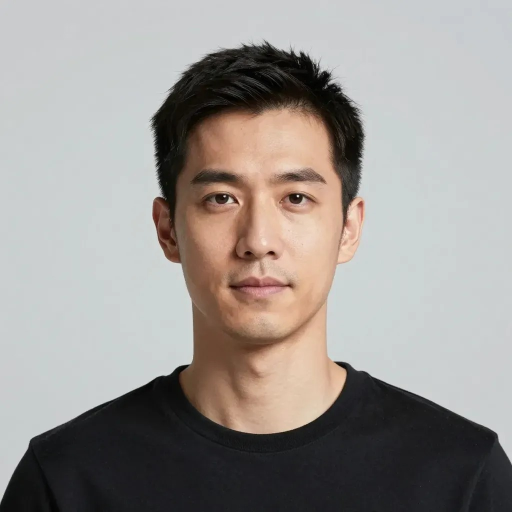
#> input picture fixtures/h3/fictional_man.jpg, 1024 x 1024 px (shown at 1/2 size)
$ python -i picker.py   (imports and definitions only)   (older library calls are emulated)
#> lines starting #> are read from the running program, lines starting #| are printed output that depends on the picture
### texture_transfer.py
"""Texture transfer: copy the reference photo's fine skin detail (stubble, pores) onto the swapped face.

Why: the video model's encoder drops high-frequency detail, so the generated face is smoother than the
reference. This step takes the reference's HIGH-FREQUENCY layer (the photo minus its blurred copy, so no
lighting or colour comes along), attaches it to the tracked face box and adds it to the luminance only.
Because it is anchored to the face box (not the screen), it moves with the head. Stubble and pores are
random patterns, so exact feature alignment is not needed, only the right density in the right area.

v2 (found in the live test): copying the reference's high-pass layer pixel for pixel also copied its eyes, brows,
nose lines and mouth, which showed up as a mask on the swapped face. So the layer is now NEW grain, made from the
reference's clean-skin statistics only (same pore size and strength, no features, no layout), and apply_texture
keeps it off the swapped face's own eyes, glasses, brows, lips and hard edges.

CPU only, OpenCV only (Haar cascades ship inside opencv), no new model weights, so no licence issue.
Limits: box tracking, not a 3D face fit; strong head turns and profile views get a weaker effect.
"""
import cv2
import numpy as np

import swapkit as sk

PAD = (0.10, 0.10, 1.20, 1.30)  # box expanded: x-0.10w, y-0.10h, width*1.2, height*1.3 (adds chin/jaw stubble)


def pad_box(box, pad=PAD):
    x, y, w, h = box
    return (x - pad[0] * w, y - pad[1] * h, w * pad[2], h * pad[3])


def skin_prob(bgr):
    """Soft skin mask 0..1 from chroma (works on stubble too, it stays skin-coloured)."""
    ycc = cv2.cvtColor(bgr, cv2.COLOR_BGR2YCrCb)
    cr, cb = ycc[..., 1].astype(np.float32), ycc[..., 2].astype(np.float32)
    m = ((cr > 128) & (cr < 182) & (cb > 72) & (cb < 132)).astype(np.float32)
    m = cv2.GaussianBlur(m, (0, 0), 2.0)
    return np.clip(m, 0, 1)


# [31 lines left out: functions _radial_profile, _clean_skin_mask, not called in this run]


SD_MIN = 1.6   # grey levels: a retouched / smooth reference would otherwise give grain too faint to see at any slider value
SD_MAX = 4.0   # a very rough reference (stubble, heavy freckles) is not allowed to turn the whole face gritty


NO_SKIN = ("Not enough plain skin in the reference photo (glasses, hair, beard, shadows or heavy make-up "
           "cover it, or the photo is too small). Use a sharper, evenly lit photo, or add a skin close-up.")
MAX_SEARCH_SIDE = 2400   # the whole-photo search never works on a picture larger than this (memory and time)


# [132 lines left out: functions _skin_grain, make_detail_layer, protect_mask, apply_texture, not called in this run]


# ---------------- face tracking (OpenCV Haar, frontal first then profile, mirrored for the other side) ----------------
_CASC = {}


def _cascade(name):
    if name not in _CASC:
        c = cv2.CascadeClassifier(cv2.data.haarcascades + name)
        if c.empty():
            raise RuntimeError(f"OpenCV cascade missing: {name}")
        _CASC[name] = c
    return _CASC[name]


MIN_SKIN = 0.35


def box_is_skin(frame_bgr, box, min_skin=MIN_SKIN):
    """True when the middle of the box is mostly skin coloured (rejects windows, hair, cloth)."""
    x, y, w, h = [int(v) for v in box]
    H, W = frame_bgr.shape[:2]
    x0, y0 = max(0, x + w // 4), max(0, y + h // 4)
    x1, y1 = min(W, x + 3 * w // 4), min(H, y + 3 * h // 4)
    if x1 - x0 < 4 or y1 - y0 < 4:
        return False
    return float(skin_prob(frame_bgr[y0:y1, x0:x1]).mean()) >= min_skin


# [7 lines left out: function reject_outliers, not called in this run]


def detect_face(frame_bgr):
    """Return ((x, y, w, h), weight) or (None, 0). Weight 1.0 frontal, 0.7 profile."""
    g = cv2.equalizeHist(cv2.cvtColor(frame_bgr, cv2.COLOR_BGR2GRAY))
    H, W = g.shape
    ms = (max(24, min(H, W) // 10),) * 2
    for name in ("haarcascade_frontalface_alt2.xml", "haarcascade_frontalface_default.xml"):
        f = _cascade(name).detectMultiScale(g, 1.1, 5, minSize=ms)
        f = [b for b in f if box_is_skin(frame_bgr, b)]
        if len(f):
            return tuple(max(f, key=lambda b: b[2] * b[3])), 1.0
    prof = _cascade("haarcascade_profileface.xml")
    cands = [tuple(b) for b in prof.detectMultiScale(g, 1.1, 4, minSize=ms)]
    gm = cv2.flip(g, 1)
    cands += [(W - b[0] - b[2], b[1], b[2], b[3]) for b in prof.detectMultiScale(gm, 1.1, 4, minSize=ms)]
    cands = [b for b in cands if box_is_skin(frame_bgr, b)]
    if cands:
        return max(cands, key=lambda b: b[2] * b[3]), 0.7
    return None, 0.0


# [32 lines left out: function smooth_tracks, not called in this run]


DEFAULT_STRENGTH = 2.0   # measured on one fictional face: 2.0 carries 0.98-1.04 of the reference's fine detail
MIN_STRENGTH = 0.0       # 0 = texture pass off (lets a user compare with and without)
MAX_STRENGTH = 3.0       # 3.0 already overshoots the reference (1.4x) and looks gritty by eye; do not offer more


# [99 lines left out: functions clamp_strength, face_width_in, check_reference, prepare, preview_frame, render_prepared and 1 more, not called in this run]

### picker.py
"""Best-photo picker for face-lock: the user may add up to 5 candidate photos of the new person (full body, side profile,
close-up...); Magic Hour's face swap takes ONE face image, so this picks the photo whose face it can copy best. The main reference
photo (ref.<ext>) is always one more candidate, so one added photo is simply a 2-way pick: that photo vs the main photo.

No Modal here and the face detector is injectable, like the rest of the job service, so every rule is unit-tested.

A detector takes a BGR image and returns a list of faces, each a dict:
    {"box": (x, y, w, h)  in that image's pixels,
     "landmarks": [(x, y) x 5] or None   YuNet order: right eye, left eye, nose tip, right mouth corner, left mouth corner
                                         (the person's right, so the "right eye" is on the image's left)
     "front": 0..1, optional              used only when there are no landmarks (e.g. a Haar frontal / profile hit)}
The default, `yunet_faces`, runs OpenCV's YuNet (face_detection_yunet_2023mar.onnx, MIT, 233 KB) and falls back to the Haar
cascades of texture_transfer.detect_face (frontal = 1.0, profile = 0.3) when the model file or cv2.FaceDetectorYN is missing.
`from_box_detector` turns the swap service's (box, weight) detector into this shape (the tests' fake detectors).

Per candidate, from its LARGEST face (by box width):
    face_px  face box width in the photo's own pixels.
    sharp    R = var(Laplacian(g)) / max(var(g), 100), where g is the grey face crop resized to 128 x 128 (so a big and a
             small crop compare on the same grid) and dividing by the crop's own variance cancels its contrast and lighting.
             The floor of 100 (grey levels squared, a standard deviation of 10) stops a nearly flat crop (a smeared face,
             a blank wall) from looking sharp because of its last bits of noise; real face crops measure 2000-4000.
             sharp = min(1, R / 0.15). Measured on real portraits: in focus R = 0.13-0.29, Gaussian blur sigma 3 -> 0.01-0.02.
    front    from the 5 landmarks, measured along the eye line u (unit vector right eye -> left eye) with d = eye distance:
                 nose_off  = |(nose - eye_mid) . u| / (d/2)       0 = nose centred between the eyes, >= 1 = beyond an eye
                 mouth_off = |(mouth_mid - eye_mid) . u| / (d/2)
                 roll      = angle of the eye line from horizontal, in degrees (0..90)
                 front = (0.6 * clamp01(1 - nose_off) + 0.4 * clamp01(1 - mouth_off)) * (0.8 + 0.2 * clamp01(1 - roll/45))
             1 = straight on. Below PROFILE_FRONT (0.35) the photo counts as a profile.
    ok       exposure: mean luma (0..255) of the face crop within [60, 200].
    multi    another face at least 40% as wide as the largest is in the photo (which person Magic Hour copies is then
             ambiguous). Tiny faces far in the background do not count.

Score (all factors in 0..1, so the score is in 0..1):
    score = S^1.5 * front * (0.4 + 0.6 * sharp) * E * M
        S = min(face_px, 512) / 512           size dominates (Magic Hour asks for a face of at least 512 x 512 px); no gain past 512
        E = 1 inside [60, 200], else max(0.5, 1 - distance_outside / 100)
        M = 0.6 when multi, else 1
    The winner is the highest by the key (front >= 0.35, round(score, 4), face_px, -input_index): a profile can never beat a
    photo that is not a profile, whatever their sizes; equal scores go to the larger face, then to the earlier photo.
    Photos with no face are never chosen. When no photo has a face, the main photo is used (nothing is blocked).
"""
from pathlib import Path

import cv2
import numpy as np

MAX_CANDIDATES = 5                 # face photos the user may add (the main photo comes on top)
MAX_TOTAL_BYTES = 12 * 2**20       # all added face photos together
SIZE_CAP_PX = 512
PROFILE_FRONT = 0.35
SHARP_REF = 0.15
VAR_FLOOR = 100.0
LUMA_LO, LUMA_HI = 60.0, 200.0
MULTI_PENALTY = 0.6
MULTI_MIN_FRACTION = 0.4
MIN_FACE_PX = 256                  # same threshold as swap_service.FACELOCK_MIN_FACE_PX
GRID = 128

YUNET_NAME = "face_detection_yunet_2023mar.onnx"


def _find_yunet():
    here = Path(__file__).resolve().parent
    for p in (here / YUNET_NAME, here / "lora" / YUNET_NAME):
        if p.exists():
            return p
    return None


# [12 lines left out: function _yunet_once, not called in this run]


def yunet_faces(bgr):
    """All faces YuNet finds. First on a copy whose longest side is at most 640 px (keeps small faces in full-body shots);
    if none, on a copy with a 320 px short side (YuNet misses faces that fill a big frame). Coordinates are in `bgr` pixels."""
    model = _find_yunet()
    if model is None or not hasattr(cv2, "FaceDetectorYN"):
        return _haar_faces(bgr)
    h, w = bgr.shape[:2]
    k1 = min(1.0, 640.0 / max(h, w))
    faces = _yunet_once(model, bgr, k1)
    k2 = 320.0 / min(h, w)
    if not faces and abs(k2 - k1) > 1e-6:
        faces = _yunet_once(model, bgr, k2)
    return faces


def _haar_faces(bgr):
    import texture_transfer as tt
    return from_box_detector(tt.detect_face)(bgr)


def from_box_detector(detector):
    """Adapt a (box, weight) detector (texture_transfer.detect_face or a test fake) to this module's shape: one face at most,
    no landmarks; weight 1.0 (frontal) -> front 1.0, anything lower (profile) -> 0.3."""
    def faces(bgr):
        box, weight = detector(bgr)
        if box is None:
            return []
        return [{"box": tuple(float(v) for v in box), "landmarks": None, "front": 1.0 if float(weight) >= 1.0 else 0.3}]
    return faces


# ------------------------------------------------------------------ the measures

def _clamp01(v):
    return float(min(1.0, max(0.0, v)))


# [15 lines left out: function frontality, not called in this run]


def _crop(bgr, box):
    x, y, w, h = box
    H, W = bgr.shape[:2]
    x0, y0 = max(0, int(round(x))), max(0, int(round(y)))
    x1, y1 = min(W, int(round(x + w))), min(H, int(round(y + h)))
    if x1 - x0 < 2 or y1 - y0 < 2:
        return None
    return bgr[y0:y1, x0:x1]


def sharpness(crop):
    """0..1: var(Laplacian) / max(var(grey), 100) on the crop resized to 128 x 128, divided by 0.15 and capped at 1."""
    g = cv2.cvtColor(crop, cv2.COLOR_BGR2GRAY)
    interp = cv2.INTER_AREA if min(g.shape) >= GRID else cv2.INTER_LINEAR
    g = cv2.resize(g, (GRID, GRID), interpolation=interp).astype(np.float64)
    r = float(cv2.Laplacian(g, cv2.CV_64F).var()) / max(float(g.var()), VAR_FLOOR)
    return round(min(1.0, r / SHARP_REF), 4)


def luma(crop):
    return float(cv2.cvtColor(crop, cv2.COLOR_BGR2GRAY).mean())


def exposure_factor(y):
    if LUMA_LO <= y <= LUMA_HI:
        return 1.0
    dist = (LUMA_LO - y) if y < LUMA_LO else (y - LUMA_HI)
    return max(0.5, 1.0 - dist / 100.0)


def score_parts(face_px, front, sharp, exp_factor, multi):
    s = min(float(face_px), SIZE_CAP_PX) / SIZE_CAP_PX
    return round(s ** 1.5 * front * (0.4 + 0.6 * sharp) * exp_factor * (MULTI_PENALTY if multi else 1.0), 4)


def measure(bgr, detector=yunet_faces):
    """Everything the score needs for one decoded photo. `face` False when no face was found (or the photo is unreadable)."""
    if bgr is None:
        return {"face": False, "face_px": 0, "front": 0.0, "sharp": 0.0, "ok": False, "multi": False, "score": 0.0,
                "note": "could not be read"}
    try:
        faces = list(detector(bgr) or [])
    except Exception:
        faces = []
    faces = [f for f in faces if f and f.get("box") is not None and float(f["box"][2]) > 0]
    if not faces:
        return {"face": False, "face_px": 0, "front": 0.0, "sharp": 0.0, "ok": False, "multi": False, "score": 0.0,
                "note": "no face found"}
    big = max(faces, key=lambda f: float(f["box"][2]))
    width = float(big["box"][2])
    others = sum(1 for f in faces if f is not big and float(f["box"][2]) >= MULTI_MIN_FRACTION * width)
    front = frontality(big["landmarks"]) if big.get("landmarks") is not None else round(_clamp01(big.get("front", 1.0)), 4)
    crop = _crop(bgr, big["box"])
    sharp = sharpness(crop) if crop is not None else 0.0
    y = luma(crop) if crop is not None else 0.0
    ok = LUMA_LO <= y <= LUMA_HI
    px = int(round(width))
    score = score_parts(px, front, sharp, exposure_factor(y), others > 0)
    return {"face": True, "face_px": px, "front": front, "sharp": sharp, "ok": ok, "multi": others > 0, "score": score,
            "note": _note(px, front, sharp, ok, y, others)}


def _note(px, front, sharp, ok, y, others):
    bits = [("front-facing" if front >= 0.8 else "slightly turned" if front >= 0.6 else "turned"
             if front >= PROFILE_FRONT else "side profile"), f"about {px} px wide"]
    if sharp < 0.4:
        bits.append("blurry")
    if not ok:
        bits.append("too dark" if y < LUMA_LO else "too bright")
    if others:
        bits.append("more than one face")
    return ", ".join(bits)


def _key(i, m):
    return (m["face"], m["front"] >= PROFILE_FRONT, m["score"], m["face_px"], -i)


# [31 lines left out: functions pick, read_image, not called in this run]

>>> import cv2
>>> picture = cv2.imread('fixtures/h3/fictional_man.jpg')
#> picture is the input picture: shape (1024, 1024, 3); mean B, G, R 146.6, 150.4, 155.2
>>> result = measure(picture)
#> in detect_face, `g = cv2.equalizeHist(cv2.cvtColor(frame_bgr, cv2.COLOR_BGR2GRAY))`:
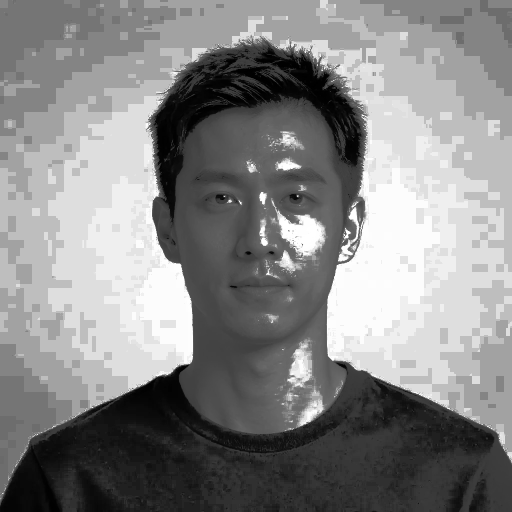
#> g: shape (1024, 1024) (shown at 1/2 size); min 0, max 255, mean 134.4
#> the loop in detect_face, `for name in ("haarcascade_frontalface_alt2.xml", "haarcascade_frontalf..` made 1 pass
#> f on pass 1: [[307, 227, 419, 419]]
#> pass 1, in skin_prob, `cr, cb = ycc[..., 1].astype(np.float32), ycc[..., 2].astype(np.float32)`:
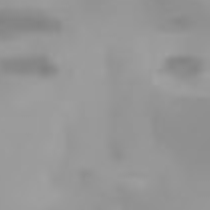
#> cr: shape (210, 210) float32; min 129, max 161, mean 149.9
#> pass 1, in skin_prob, `cr, cb = ycc[..., 1].astype(np.float32), ycc[..., 2].astype(np.float32)`:
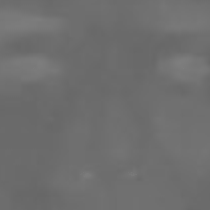
#> cb: shape (210, 210) float32; min 103, max 126, mean 110.2
#> in faces, `box, weight = detector(bgr)`: box = (307, 227, 419, 419); weight = 1
#> in measure, `faces = list(detector(bgr) or [])`: faces = 1 item
#> in measure, `big = max(faces, key=lambda f: float(f["box"][2]))`: big = 3 items
#> in measure, `width = float(big["box"][2])`: width = 419
#> in measure, `others = sum(1 for f in faces if f is not big and float(f["box"][2]) >..`: others = 0
#> in measure, `front = frontality(big["landmarks"]) if big.get("landmarks") is not No..`: front = 1
#> in _crop, `return bgr[y0:y1, x0:x1]`:
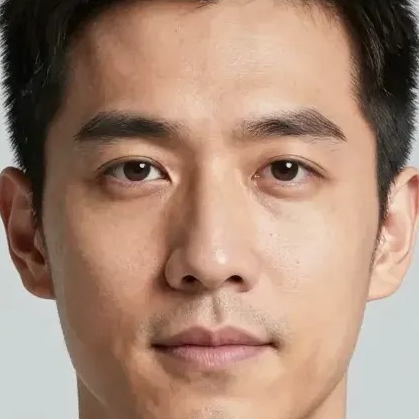
#> returned value: shape (419, 419, 3); mean of channels 0, 1, 2 117.7, 136.2, 166.9; drawn as B, G, R
#> in sharpness, `g = cv2.cvtColor(crop, cv2.COLOR_BGR2GRAY)`:
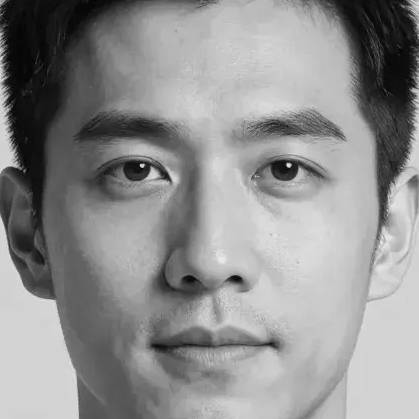
#> g: shape (419, 419); min 0, max 235, mean 143.2
#> in sharpness, `g = cv2.resize(g, (GRID, GRID), interpolation=interp).astype(np.float64)`:
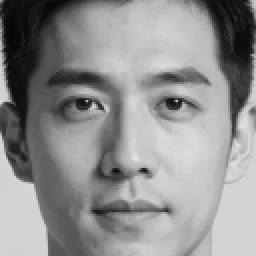
#> g: shape (128, 128) float64 (shown 2 times larger); min 6, max 232, mean 143.2
#> in sharpness, `r = float(cv2.Laplacian(g, cv2.CV_64F).var()) / max(float(g.var()), VA..`: r = 0.145
#> in measure, `sharp = sharpness(crop) if crop is not None else 0.0`: sharp = 0.968
#> in measure, `y = luma(crop) if crop is not None else 0.0`: y = 143.2
#> in measure, `ok = LUMA_LO <= y <= LUMA_HI`: ok = True
#> in measure, `px = int(round(width))`: px = 419
#> in score_parts, `s = min(float(face_px), SIZE_CAP_PX) / SIZE_CAP_PX`: s = 0.818
#> in measure, `score = score_parts(px, front, sharp, exposure_factor(y), others > 0)`: score = 0.726
#> in _note, `bits = [("front-facing" if front >= 0.8 else "slightly turned" if fron..`: bits = ['front-facing', 'about 419 px wide']
#> result = {'face': True, 'face_px': 419, 'front': 1, 'sharp': 0.968, 'ok': True, 'multi': False, 'score': 0.726, 'note': 'front-facing, about 419 px wide'}
